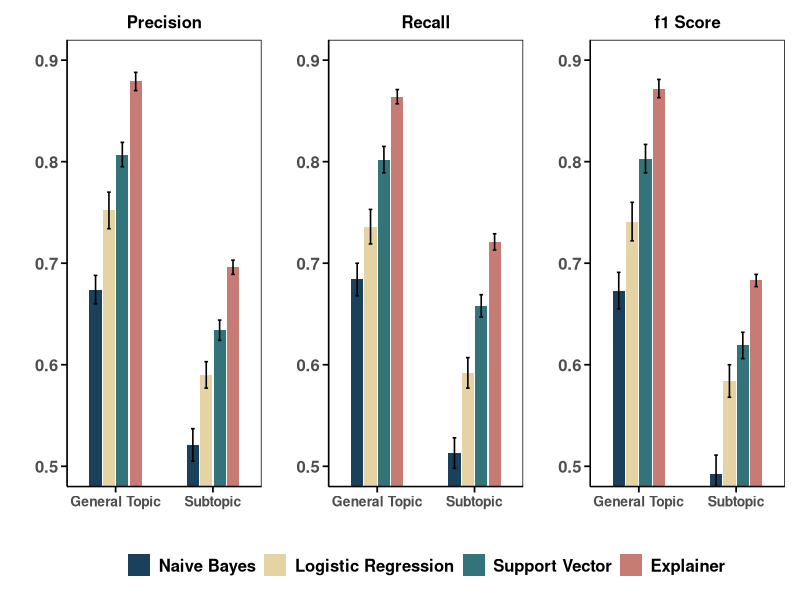

Reproduce this figure in R.
# Load necessary libraries
library(ggplot2)
library(patchwork)  # For combining plots
library(gridExtra)

# Create the data frame
data <- data.frame(
  Method = rep(c("Naive Bayes", "Logistic Regression", "Support Vector", "Explainer"), each = 2),
  Classes = rep(c("General Topic", "Subtopic"), times = 4),
  Precision = c(0.674, 0.521, 0.752, 0.590, 0.807, 0.634, 0.879, 0.696),
  Recall = c(0.684, 0.513, 0.736, 0.592, 0.802, 0.658, 0.864, 0.721),
  F1 = c(0.673, 0.492, 0.741, 0.584, 0.803, 0.619, 0.872, 0.683),
  Precision_std = c(0.014, 0.016, 0.018, 0.013, 0.012, 0.010, 0.009, 0.007),
  Recall_std = c(0.016, 0.015, 0.017, 0.015, 0.013, 0.011, 0.007, 0.008),
  F1_std = c(0.018, 0.019, 0.019, 0.016, 0.014, 0.013, 0.009, 0.006)
)

# Set factor levels for ordering in the plot
data$Method <- factor(data$Method, levels = c("Naive Bayes", "Logistic Regression", "Support Vector", "Explainer"))
data$Classes <- factor(data$Classes, levels = c("General Topic", "Subtopic"))

# Precision Plot
plot_precision <- ggplot(data, aes(x = Classes, y = Precision, fill = Method)) +
  geom_bar(stat = "identity", position = position_dodge(width = 0.55), width = 0.50) +
  geom_errorbar(aes(ymin = Precision - Precision_std, ymax = Precision + Precision_std),
                position = position_dodge(width = 0.55),
                width = 0.15,
                linewidth = 0.55) +
  coord_cartesian(ylim = c(0.5, 0.9)) +
  labs(title = "Precision", y = "", x = "") +
  scale_fill_manual(values = c(
    "Naive Bayes" = "#19415c",
    "Logistic Regression"="#e6d3a3",
    "Support Vector" = "#32747a",
    "Explainer" = "#c67b74"
  )) +
  theme_minimal() +
  theme(
    panel.spacing = unit(2, "lines"),
    axis.ticks = element_line(color = "black", size = 0.6),
    axis.ticks.length = unit(0.15, "cm"),
    axis.text.x = element_text(angle = 0, hjust = 0.5, size = 10, face = "bold"),
    axis.text.y = element_text(size = 12, face = "bold"),
    plot.title = element_text(hjust = 0.5, size = 12, face = "bold"),
    panel.grid = element_blank(),
    axis.line = element_line(colour = "black"),
    panel.border = element_rect(colour = "black", fill = NA, linewidth = 0.5),
    legend.position = "none"
  ) +
  scale_x_discrete(expand = c(0.25, 0.25))

# Recall Plot
plot_recall <- ggplot(data, aes(x = Classes, y = Recall, fill = Method)) +
  geom_bar(stat = "identity", position = position_dodge(width = 0.55), width = 0.50) +
  geom_errorbar(aes(ymin = Recall - Recall_std, ymax = Recall + Recall_std),
                position = position_dodge(width = 0.55),
                width = 0.15,
                linewidth = 0.55) +
  coord_cartesian(ylim = c(0.5, 0.9)) +
  labs(title = "Recall", y = "", x = "", fill = NULL) +
  scale_fill_manual(values = c(
    "Naive Bayes" = "#19415c",
    "Logistic Regression"="#e6d3a3",
    "Support Vector" = "#32747a",
    "Explainer" = "#c67b74"
  )) +
  theme_minimal() +
  theme(
    panel.spacing = unit(2, "lines"),
    axis.ticks = element_line(color = "black", size = 0.6),
    axis.ticks.length = unit(0.15, "cm"),
    axis.text.x = element_text(angle = 0, hjust = 0.5, size = 10, face = "bold"),
    axis.text.y = element_text(size = 12, face = "bold"),
    plot.title = element_text(hjust = 0.5, size = 12, face = "bold"),
    legend.text = element_text(size = 12, face = "bold"),
    # legend.title = element_text(size = 16),
    panel.grid = element_blank(),
    axis.line = element_line(colour = "black"),
    panel.border = element_rect(colour = "black", fill = NA, linewidth = 0.5),
    legend.position = "bottom",
    legend.direction = "horizontal",
    legend.box = "horizontal",
    legend.justification = "center"
  ) +
  scale_x_discrete(expand = c(0.25, 0.25))

# F1 Score Plot
plot_f1 <- ggplot(data, aes(x = Classes, y = F1, fill = Method)) +
  geom_bar(stat = "identity", position = position_dodge(width = 0.55), width = 0.50) +
  geom_errorbar(aes(ymin = F1 - F1_std, ymax = F1 + F1_std),
                position = position_dodge(width = 0.55),
                width = 0.15,
                linewidth = 0.55) +
  coord_cartesian(ylim = c(0.5, 0.9)) +
  labs(title = "f1 Score", y = "", x = "") +
  scale_fill_manual(values = c(
    "Naive Bayes" = "#19415c",
    "Logistic Regression"="#e6d3a3",
    "Support Vector" = "#32747a",
    "Explainer" = "#c67b74"
  )) +
  theme_minimal() + 
  theme(
    panel.spacing = unit(2, "lines"),
    axis.ticks = element_line(color = "black", size = 0.6),
    axis.ticks.length = unit(0.15, "cm"),
    axis.text.x = element_text(angle = 0, hjust = 0.5, size = 10, face = "bold"),
    axis.text.y = element_text(size = 12, face = "bold"),
    plot.title = element_text(hjust = 0.5, size = 12, face = "bold"),
    panel.grid = element_blank(),
    axis.line = element_line(colour = "black"),
    panel.border = element_rect(colour = "black", fill = NA, linewidth = 0.5),
    legend.position = "none"
  ) +
  scale_x_discrete(expand = c(0.25, 0.25))

# Combine the plots horizontally using patchwork
combined_plot <- plot_precision + plot_recall + plot_f1 + plot_layout(ncol = 3)

# Save the combined plot
ggsave("MN-DS.pdf", plot = combined_plot, width = 10, height = 4)
